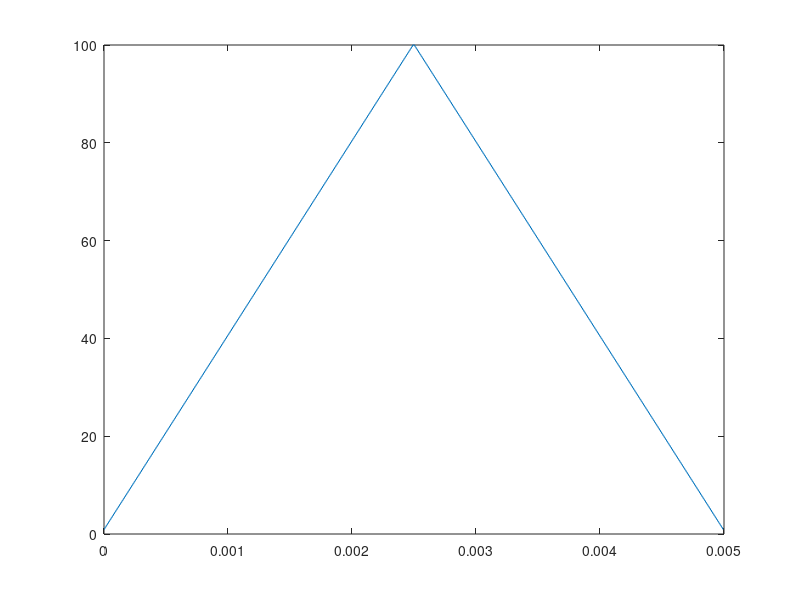

This figure's MATLAB source:
% It script creates a triangule wave as steps that increases progessive
clear all;clc;close all;
resol = 255; % Resolution
T = 5e-3; % Signal's period
Imax = 100;
Imin = 1;
deltaI = (Imax - Imin)/(resol-1);
samplesPerHold = 2; 
deltat = (T/2)/(samplesPerHold*resol); % T/2 porque es para arriba y para abjao en el mismo periodo
t = 0:deltat:T;
len_t = length(t);

if (rem(len_t,2) ~= 0 )
    t = 0:deltat:T-deltat;
    len_t = length(t);
end

I_ph = zeros(1,len_t);
I = Imin;
i = 0;
while ( i<=len_t)
    
    if ( i < len_t/2)
        
        I_ph(i+1:i+2) = I;
        I = I + deltaI;
        
        
    else
        
        I = I - deltaI;
        I_ph(i+1:i+2) = I;
       
    end
    
    if ( i + samplesPerHold <len_t)
        i = i+samplesPerHold;
    else
        i = len_t + 1;
    end
    
end
plot(t,I_ph)
